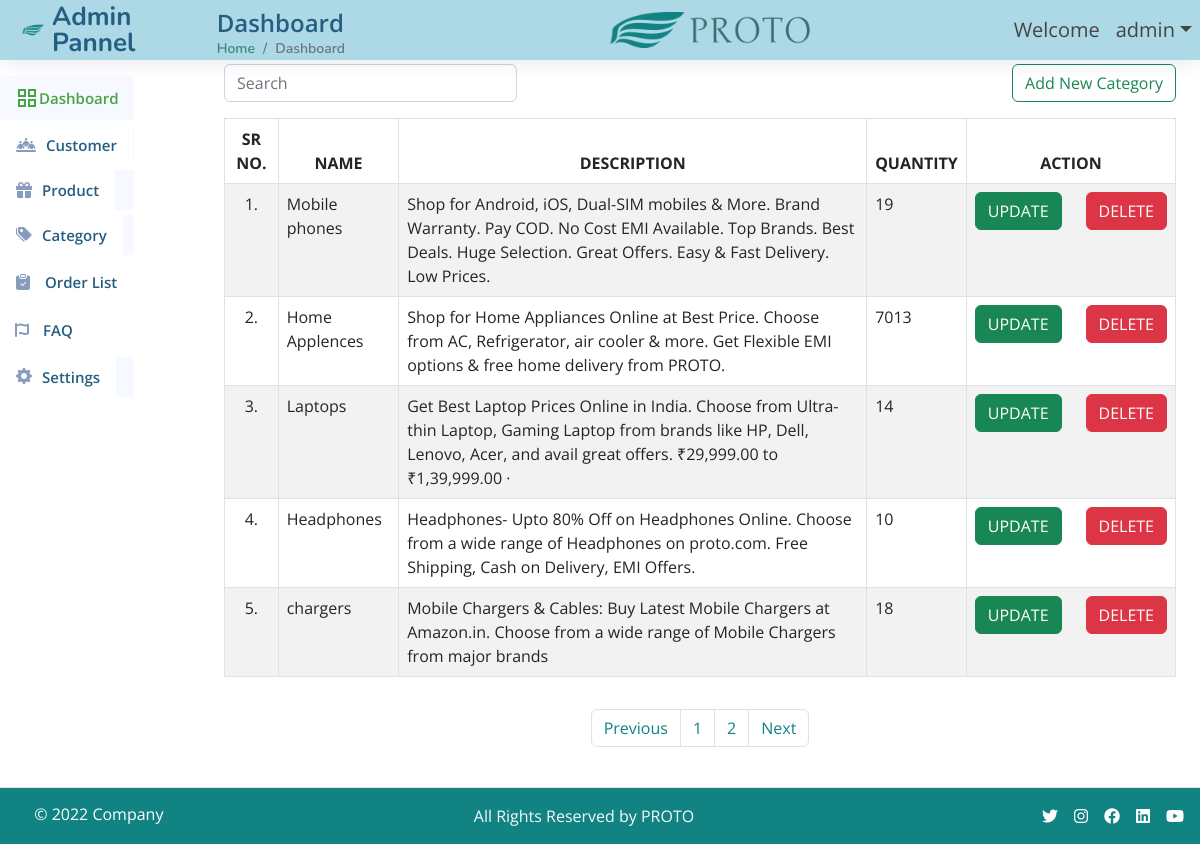
Screenshot of /admin/categories.php (signed in) with the database file from the repository.
### tables this page shows
CREATE TABLE `Categories` (
  `category_id` int(11) NOT NULL,
  `name` varchar(255) DEFAULT NULL,
  `description` text DEFAULT NULL
);

### lib/Connection.php (called while the page is built, shortened)
<?php
class Connection
{
    private $conn;
    public function __construct()
    {
        try {
            $this->conn = new PDO("mysql:host=192.168.102.241:3306;dbname=eCommerce", 'root', 'deep70');
        } catch (PDOException $e) {
            die("Connection failed: " . $e->getMessage());
        }
    }
    public function select($table, $fields = "*", $join = "", $joinParam = '', $where = "", $whereParam = '', $groupbyFieldName = "", $orderFieldName = "", $order = "", $limit = "",$offset="")
    {
        $sql = "SELECT $fields FROM $table";
        if (!empty($join) && !empty($joinParam)) {
            foreach ($joinParam as $tableName => $data) {
                foreach ($data as $field1 => $field2) {
                    $sql .= " $join $tableName ON $table.$field1 = $tableName.$field2";
                }
            }
        }
        if (!empty($groupbyFieldName)) {
            $sql .= " GROUP BY $groupbyFieldName";
        }
        if (!empty($order)) {
            $sql .= " ORDER BY $orderFieldName $order";
        }
        if (!empty($limit)) {
            $sql .= " LIMIT $limit";
        }
        $stmt = $this->conn->prepare($sql);
        $stmt->execute();
        return $stmt->fetchAll(PDO::FETCH_ASSOC);
    }
}

### admin/categories.php (the view, shortened to what this page needs)
<?php
require_once '../lib/Connection.php';
$results_per_page = 5;
   $conn = new Connection();
   $result1 = $conn->select("Categories", "*");
   $number_of_result = count($result1);
   $number_of_page = ceil($number_of_result / $results_per_page);
  if (!isset($_GET['page']) || $_GET['page'] <= 0) {
      $page = 1;
  } else {
      $page = $_GET['page'];
  }
  $page_first_result = ($page - 1) * $results_per_page;
$result = $conn->select("Categories", ('Categories.category_id,Categories.name,Categories.description,SUM(quantity) as quantity'),'LEFT JOIN', array('Products' => array("category_id" => "category_id")), null, null, 'category_id', 'category_id', 'ASC', $results_per_page, $page_first_result);
require_once '../lib/header.php';
require_once '../lib/navbar_admin.php';
if (count($result) == 0) {
    $output =  "<span class='display-6 text-danger'>Record Not Found!!</span>";
} else {
    $output = '';
    $srno = 1;
    foreach ($result as $value) {
        if($value['quantity'] == null){
            $quantity = 0;
        }
        else{
            $quantity = $value['quantity'];
        }
        $action = "<div class='row d-flex flex-nowrap'>
        <div class='col'><a href='" . SITE_URL . "PHPOPS/eCommerce/admin/addCategories.php?category_id="  . $value['category_id'] . "' type='button' id='udp"  . $value['category_id'] . "' class='udp btn btn-success upd'>UPDATE</a></div>
        <div class='col'><button type='button' id='del" . $value['category_id'] . "' data-quantity='" . $quantity . "' class='categoryDel btn btn-danger'>DELETE</button></div>";
        $output .= "<tr>
                        <td class='text-center'>$srno.</td>
                        <td>" . $value['name'] . "</td>
                        <td>" . $value['description'] . "</td>
                        <td>" . $quantity . "</td>
                        <td>$action</td>
                    </tr>";
        $srno++;
    }
    if($_GET['page'] > 1){
        $prevPage = $_GET['page']-1;
    }
    else{
        $prevPage = 1;
    }
    if($_GET['page'] >= $number_of_page){
        $nextPage = $_GET['page'];
    }
    else{
        $nextPage = $_GET['page']+1;
    }
    $pagination = '<nav aria-label="Page navigation example" class="d-flex justify-content-center">
        <ul class="pagination">
          <li class="page-item"><a class="page-link" href="categories.php?page=' . $prevPage . '">Previous</a></li>';
    for ($page = 1; $page <= $number_of_page; $page++) {
        if($_GET['page'] == $page){
            $pagination .='
            <li class="page-item"><a class="page-link active" href = "categories.php?page=' . $page . '">' . $page . '</a></li>
            ';
        }
        else{
            $pagination .='
            <li class="page-item"><a class="page-link" href = "categories.php?page=' . $page . '">' . $page . '</a></li>
            ';
        }
    }
    $pagination .= '<li class="page-item"><a class="page-link" href="categories.php?page=' . $nextPage . '">Next</a></li>
    </ul>
  </nav>';
}
?>
<div class="col-12 col-md-10">
    <div class="container-fluid">
        <main class='position-relative my-3'>
            <div class="row d-flex justify-content-between mb-3">
                <form class="d-flex col-4" role="search">
                    <input class="form-control me-2" type="search" id="searchValue" placeholder="Search" aria-label="Search">
                </form>
                <div class="col-4 d-flex justify-content-end">
                    <a class="btn btn-outline-success" href="<?php echo SITE_URL; ?>PHPOPS/eCommerce/admin/addCategories.php" role="button">Add New Category</a>
                </div>
              <div style="overflow-x:auto;">
              <table class="table table-striped table-bordered mt-3">
                    <thead>
                        <tr class="text-center">
                            <th>SR NO.</th>
                            <th>NAME</th>
                            <th>DESCRIPTION</th>
                            <th>QUANTITY</th>
                            <th>ACTION</th>
                        </tr>
                    </thead>
                    <tbody id="tbody">
                        <?php echo $output; ?>
                    </tbody>
                </table>
              </div>
        </main>
        <?php echo $pagination;?>
    </div>
</div>
<?php
require_once '../lib/footer.php';
?>

### assets/css/style.css (style rules this page uses)
:root { scroll-behavior: smooth; }
body { font-family: "Open Sans", sans-serif; background: white; color: #444444; }
a { color: #39897d; text-decoration: none; }
.page-link { position: relative; display: block; padding: var(--bs-pagination-padding-y) var(--bs-pagination-padding-x); font-size: var(--bs-pagination-font-size); color: #118383 ; text-decoration: none; background-color: var(--bs-pagination-bg); border: var(--bs-pagination-border-width) solid var(--bs-pagination-border-color); transition: color .15s ease-in-out,background-color .15s ease-in-out,border-color .15s ease-in-out,box-shadow .15s ease-in-out; }

### rows the page displays
categories: name "Mobile phones", description "Shop for Android, iOS, Dual-SIM mobiles & More. Brand Warranty. Pay COD. No Cost EMI Available. Top Brands. Best Deals. Huge Selection. Great Offers. Easy & Fast Delivery. Low Prices.", quantity "19"
categories: name "Home Applences", description "Shop for Home Appliances Online at Best Price. Choose from AC, Refrigerator, air cooler & more. Get Flexible EMI options & free home delivery from PROTO.", quantity "7013"
categories: name "Laptops", description "Get Best Laptop Prices Online in India. Choose from Ultra-thin Laptop, Gaming Laptop from brands like HP, Dell, Lenovo, Acer, and avail great offers. ₹29,999.00 to ₹1,39,999.00 ·", quantity "14"
categories: name "Headphones", description "Headphones- Upto 80% Off on Headphones Online. Choose from a wide range of Headphones on proto.com. Free Shipping, Cash on Delivery, EMI Offers.", quantity "10"
categories: name "chargers", description "Mobile Chargers & Cables: Buy Latest Mobile Chargers at Amazon.in. Choose from a wide range of Mobile Chargers from major brands", quantity "18"

### other values shown
$_SESSION['username'] "admin"
